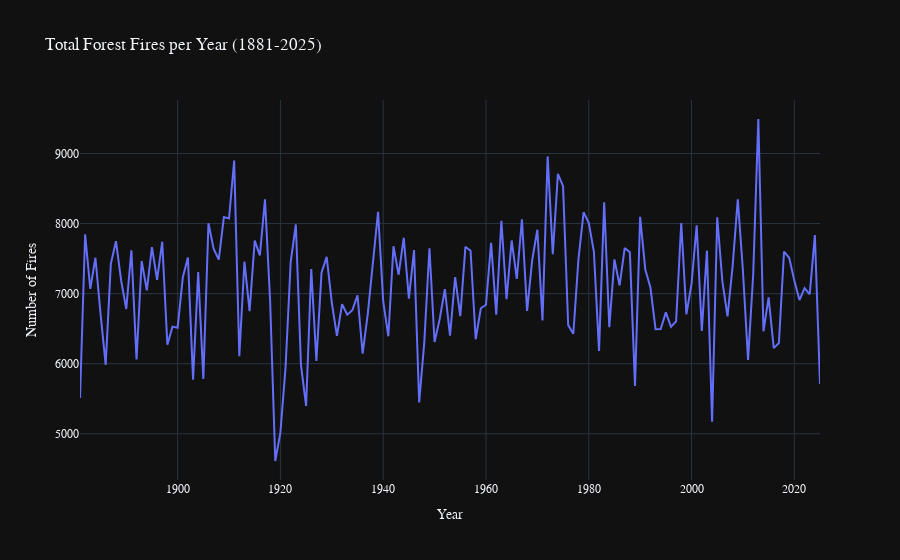

Source (notebook cell):
### Markdown cell above
#### 4.2 Yearly Trends

### Code cell
# Plots - Number of Fires and Burned Area per Year

# creating a new DataFrame to group [Burned_Area_Ha] and [Fires_Count] with Year
year_summary = forest_data.groupby('Year')[['Fires_Count', 'Burned_Area_Ha']].sum().reset_index()

# creating an interactive plot to show the differences between the years
fig = px.line(data_frame=year_summary, x='Year', y='Fires_Count', title='Total Forest Fires per Year (1881-2025)',labels={'Fires_Count': 'Number of Fires'}, )

# saving the plot as html-file so it can be used at Github
fig.write_html("yearly_trend_plot.html")


# displazing it either way
fig.show()

### Figure 1 — Plotly figure (JSON) as saved in the notebook; plotly's stock layout.template omitted (floating-point values rounded to 4 significant figures; data arrays with more than 128 entries replaced by an {"elided": "..."} marker saying what was removed)
{"data": [{"hovertemplate": "Year=%{x}<br>Number of Fires=%{y}<extra></extra>", "legendgroup": "", "line": {"color": "#636efa", "dash": "solid"}, "marker": {"symbol": "circle"}, "mode": "lines", "name": "", "orientation": "v", "showlegend": false, "type": "scatter", "x": {"elided": "145 int values"}, "xaxis": "x", "y": {"elided": "145 int values"}, "yaxis": "y"}], "layout": {"legend": {"tracegroupgap": 0}, "title": {"text": "Total Forest Fires per Year (1881-2025)"}, "xaxis": {"anchor": "y", "domain": [0, 1], "title": {"text": "Year"}}, "yaxis": {"anchor": "x", "domain": [0, 1], "title": {"text": "Number of Fires"}}}}
